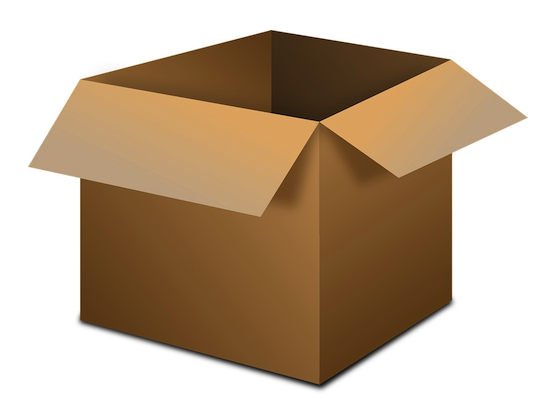
#> input picture ml_data/box.png, 546 x 420 px
$ jupyter execute --allow-errors demo08_corner.ipynb
#> lines starting #> are read from the running program, lines starting #| are printed output that depends on the picture
[cell 1]
import cv2 as cv

original=cv.imread('../ml_data/box.png')
#> original is the input picture: shape (420, 546, 3); mean B, G, R 151.8, 173.6, 193.5
cv.imshow('Original',original)
gray=cv.cvtColor(original,cv.COLOR_BGR2GRAY)
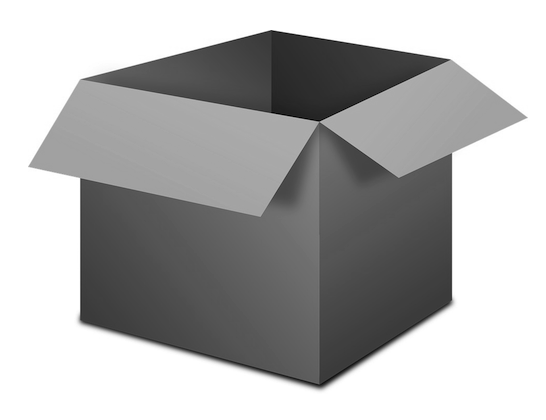
#> gray: shape (420, 546); min 0, max 255, mean 177.1
cv.imshow('Gray',gray)
corners=cv.cornerHarris(gray,7,5,0.04)
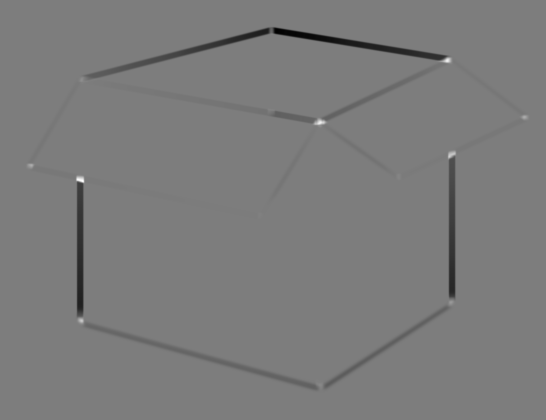
#> corners: shape (420, 546) float32; min -0.137, max 0.141, mean -0.00178; drawn with min black and max white
#> (the rest of this cell did not finish here and is left out)
